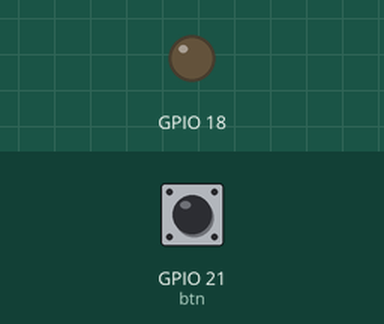
Simulated run of this program. Board: Raspberry Pi (BCM pin numbers). On the bench: output pins drawn as LEDs (lit = HIGH). Inputs (shaded band) come from the test bench; at power-on: GPIO 21 (btn) LOW.

Above: at 1.2 s.
1.3 s: GPIO 21 (btn) pulled HIGH for 0.15 s
At 2.3 s:
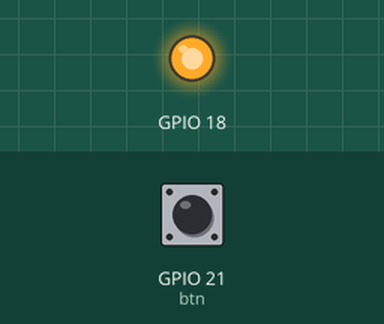
2.9 s: GPIO 21 (btn) pulled HIGH for 1 s
At 4.8 s:
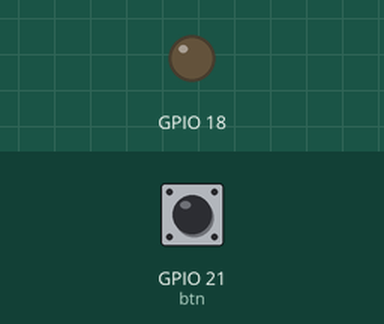
5.4 s: GPIO 21 (btn) pulled HIGH for 3.2 s
At 9.6 s:
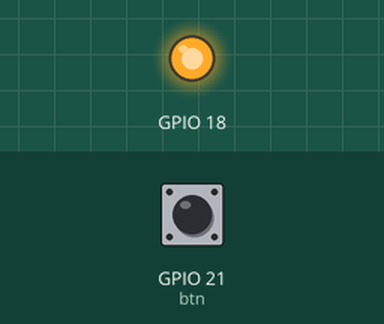
Timing chart, 0 to 11.1 s (numbered marks = the images above; inputs shaded):
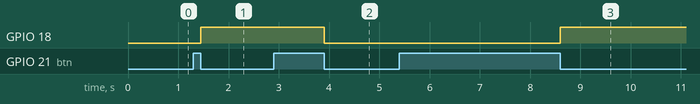

Measured:
- after the input at 1.3 s, GPIO 18: LOW → HIGH after 0.15 s
- after the input at 2.9 s, GPIO 18: HIGH → LOW after 1.0 s
- after the input at 5.4 s, GPIO 18: LOW → HIGH after 3.2 s

The program:

ex04_led3.py
```python
# 한번 누르면 켜지고 다시 한번 누르면 꺼지는 led 만들기

import RPi.GPIO as gp

gp.setmode(gp.BCM)
gp.setup(21, gp.IN)
gp.setup(18, gp.OUT)

check = True
cnt = 0

try:
    while True:
        btn = gp.input(21)
        if(btn==1):
            if check == True:
                cnt+=1
                check = False
        else:
            check = True
#         if(cnt%2==1):
#             gp.output(18,1)
#         else:
#             gp.output(18,0)
            gp.output(18, cnt%2)


except KeyboardInterrupt:
    gp.cleanup()
```
